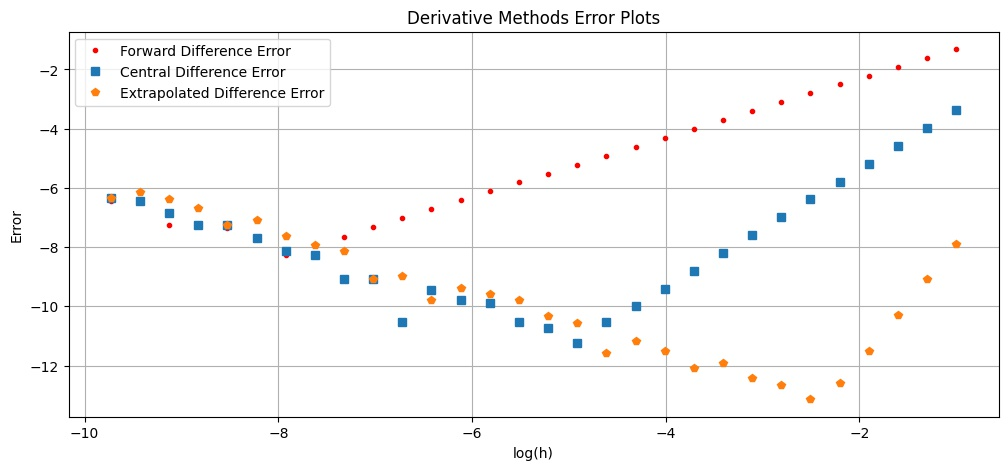

Source code (Python):
# file: derivative_test.py
##
## Program to study the error in differentiation rules
##
## Programmer:  Dick Furnstahl  [email redacted]
## Programmer 2: Chrissy Schumm [email redacted]
##
## Revision history:
##     01/14/04  original version, translated from derivative_test.c
##     01/14/07  modified to be consistent with derivative_test_simple.cpp
##     04/27/21  modified to work with python
##
## Notes:
##  * Based on the discussion of differentiation in Chap. 8
##     of "Computational Physics" by Landau and Paez.
##  * Use the adaptive gsl_diff_central function as well.
##     Output from this with e^(-x) at x=1 is:
## gsl_diff_central(1) = -3.6787944117560983e-01 +/- 6.208817e-04
##  actual relative error: 1.13284386e-11
#*****************************************************************
import numpy as np
import math
import matplotlib.pyplot as plt

#************************** test_function ***************************

f = lambda x: np.exp(-x)

#********************** test_function_derivative ********************

def test_function_derivative (x):
  return (-np.exp (-x))

#************************* forward_diff ****************************

def forward_diff (x, h, f):
  return (( f(x + h) - f(x) ) / h)

#************************* central_diff *******************************

def central_diff (x, h, f):
    return (( f(x + h/2.) - f(x - h/2.) ) / h)

#************************* extrap_diff *******************************

def extrap_diff(x, h, f):
    return (( 8*(f(x + h/4) - f(x - h/4)) - (f(x + h/2) - f(x - h/2)) ) / (3*h))


#****************************** Main *********************************
h_min = 10**-10   #Choose minimum step size
x = 1  #Choose to evaluate at x=1

exact = -np.exp(-x) #Calculates the exact derivative at point x, for comparison

#Initialize empty arrays to create error plots
logh_arr=[]
fderr_arr=[]
cderr_arr=[]
ederr_arr=[]

#Create a while loop to compare decreasing step sizes
h=.1
while (h >= h_min):
    diff_fd = forward_diff(x, h, f)
    diff_cd = central_diff(x, h, f)
    diff_ed = extrap_diff(x, h, f)

    logh_arr.append(math.log(h,10))
    fderr_arr.append(math.log(abs((diff_fd-exact)/exact),10))
    cderr_arr.append(math.log(abs((diff_cd-exact)/exact),10))
    ederr_arr.append(math.log(abs((diff_ed-exact)/exact),10))
    
    h/= 2

#************************** Plot the graph ***************************
plt.figure(figsize=(12,5))
plt.plot(logh_arr,fderr_arr,'r.', label="Forward Difference Error")
plt.plot(logh_arr,cderr_arr,'s', label="Central Difference Error")
plt.plot(logh_arr,ederr_arr,'p', label="Extrapolated Difference Error")
plt.title('Derivative Methods Error Plots')
plt.xlabel('log(h)')
plt.ylabel('Error')
plt.legend()
plt.grid(True)
plt.savefig('derivative_test_error.jpg', bbox_inches='tight')
plt.show()
